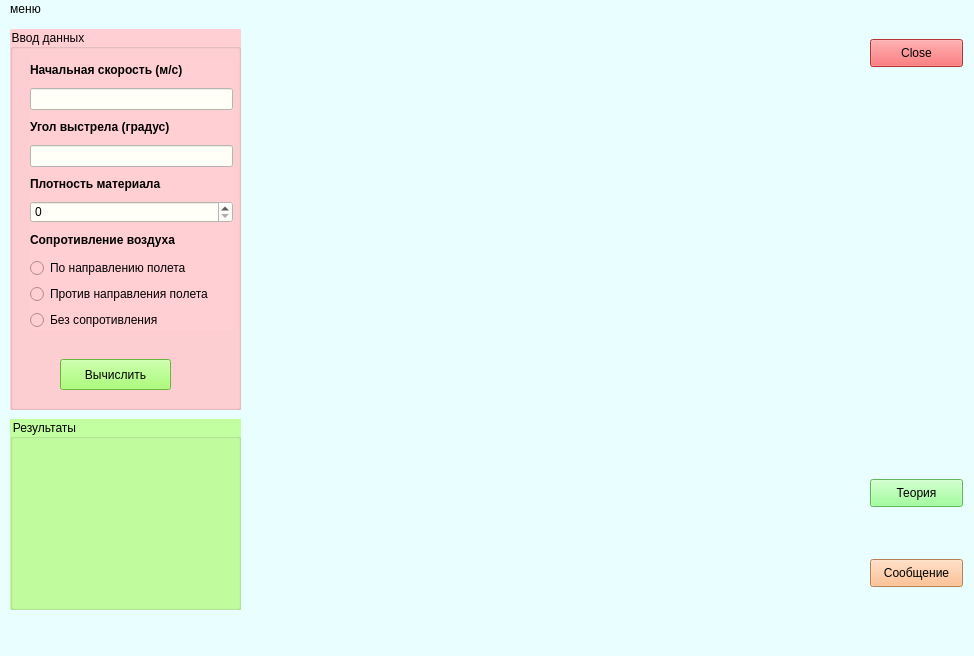
<?xml version="1.0" encoding="UTF-8"?>
<ui version="4.0">
 <class>MainWindow</class>
 <widget class="QMainWindow" name="MainWindow">
  <property name="geometry">
   <rect>
    <x>0</x>
    <y>0</y>
    <width>974</width>
    <height>656</height>
   </rect>
  </property>
  <property name="windowTitle">
   <string>MainWindow</string>
  </property>
  <property name="styleSheet">
   <string notr="true">background-color: rgb(233, 255, 255);</string>
  </property>
  <widget class="QWidget" name="centralwidget">
   <widget class="QPushButton" name="pushButton_2">
    <property name="geometry">
     <rect>
      <x>870</x>
      <y>540</y>
      <width>93</width>
      <height>28</height>
     </rect>
    </property>
    <property name="styleSheet">
     <string notr="true">background-color: rgb(255, 179, 117);</string>
    </property>
    <property name="text">
     <string>Сообщение</string>
    </property>
   </widget>
   <widget class="QPushButton" name="pushButton">
    <property name="geometry">
     <rect>
      <x>870</x>
      <y>20</y>
      <width>93</width>
      <height>28</height>
     </rect>
    </property>
    <property name="styleSheet">
     <string notr="true">background-color: rgb(255, 71, 74);</string>
    </property>
    <property name="text">
     <string>Close</string>
    </property>
   </widget>
   <widget class="QPushButton" name="pushButton_4">
    <property name="geometry">
     <rect>
      <x>870</x>
      <y>460</y>
      <width>93</width>
      <height>28</height>
     </rect>
    </property>
    <property name="styleSheet">
     <string notr="true">background-color: rgb(134, 255, 128);</string>
    </property>
    <property name="text">
     <string>Теория</string>
    </property>
   </widget>
   <widget class="QGroupBox" name="groupBox">
    <property name="geometry">
     <rect>
      <x>10</x>
      <y>10</y>
      <width>231</width>
      <height>381</height>
     </rect>
    </property>
    <property name="styleSheet">
     <string notr="true">background-color: rgb(255, 207, 211);</string>
    </property>
    <property name="title">
     <string>Ввод данных</string>
    </property>
    <widget class="QPushButton" name="pushButton_3">
     <property name="geometry">
      <rect>
       <x>50</x>
       <y>330</y>
       <width>111</width>
       <height>31</height>
      </rect>
     </property>
     <property name="styleSheet">
      <string notr="true">background-color: rgb(148, 255, 82);</string>
     </property>
     <property name="text">
      <string>Вычислить</string>
     </property>
    </widget>
    <widget class="QWidget" name="layoutWidget">
     <property name="geometry">
      <rect>
       <x>20</x>
       <y>30</y>
       <width>203</width>
       <height>271</height>
      </rect>
     </property>
     <layout class="QVBoxLayout" name="verticalLayout">
      <item>
       <widget class="QLabel" name="label">
        <property name="text">
         <string>&lt;b&gt;Начальная скорость (м/с)&lt;/b&gt;</string>
        </property>
       </widget>
      </item>
      <item>
       <widget class="QLineEdit" name="lineEdit">
        <property name="styleSheet">
         <string notr="true">background-color: rgb(255, 255, 248);</string>
        </property>
       </widget>
      </item>
      <item>
       <widget class="QLabel" name="label_3">
        <property name="text">
         <string>&lt;b&gt;Угол выстрела (градус)&lt;/b&gt;</string>
        </property>
       </widget>
      </item>
      <item>
       <widget class="QLineEdit" name="lineEdit_2">
        <property name="styleSheet">
         <string notr="true">background-color: rgb(255, 255, 247);</string>
        </property>
       </widget>
      </item>
      <item>
       <widget class="QLabel" name="label_2">
        <property name="text">
         <string>&lt;b&gt;Плотность материала&lt;/b&gt; </string>
        </property>
       </widget>
      </item>
      <item>
       <widget class="QSpinBox" name="spinBox_3">
        <property name="styleSheet">
         <string notr="true">background-color: rgb(255, 255, 248);</string>
        </property>
       </widget>
      </item>
      <item>
       <widget class="QLabel" name="label_4">
        <property name="text">
         <string>&lt;html&gt;&lt;head/&gt;&lt;body&gt;&lt;p&gt;&lt;span style=&quot; font-weight:600;&quot;&gt;Сопротивление воздуха&lt;/span&gt;&lt;/p&gt;&lt;/body&gt;&lt;/html&gt;</string>
        </property>
       </widget>
      </item>
      <item>
       <widget class="QRadioButton" name="radioButton1">
        <property name="text">
         <string>По направлению полета</string>
        </property>
       </widget>
      </item>
      <item>
       <widget class="QRadioButton" name="radioButton2">
        <property name="text">
         <string>Против направления полета</string>
        </property>
       </widget>
      </item>
      <item>
       <widget class="QRadioButton" name="radioButton3">
        <property name="text">
         <string>Без сопротивления</string>
        </property>
       </widget>
      </item>
     </layout>
    </widget>
   </widget>
   <widget class="QGroupBox" name="groupBox_2">
    <property name="geometry">
     <rect>
      <x>10</x>
      <y>400</y>
      <width>231</width>
      <height>191</height>
     </rect>
    </property>
    <property name="styleSheet">
     <string notr="true">background-color: rgb(194, 255, 160);</string>
    </property>
    <property name="title">
     <string>Результаты</string>
    </property>
   </widget>
  </widget>
  <widget class="QMenuBar" name="menubar">
   <property name="geometry">
    <rect>
     <x>0</x>
     <y>0</y>
     <width>974</width>
     <height>26</height>
    </rect>
   </property>
   <widget class="QMenu" name="menu">
    <property name="title">
     <string>меню</string>
    </property>
    <addaction name="action"/>
    <addaction name="action_2"/>
    <addaction name="action_3"/>
   </widget>
   <addaction name="menu"/>
  </widget>
  <widget class="QStatusBar" name="statusbar"/>
  <action name="action">
   <property name="text">
    <string>Открыть проект</string>
   </property>
   <property name="shortcut">
    <string>Ctrl+W</string>
   </property>
  </action>
  <action name="action_2">
   <property name="text">
    <string>Выйти из программы</string>
   </property>
   <property name="shortcut">
    <string>Ctrl+T</string>
   </property>
  </action>
  <action name="action_3">
   <property name="text">
    <string>Создать новый</string>
   </property>
   <property name="shortcut">
    <string>Ctrl+Q</string>
   </property>
  </action>
 </widget>
 <resources/>
 <connections/>
</ui>
